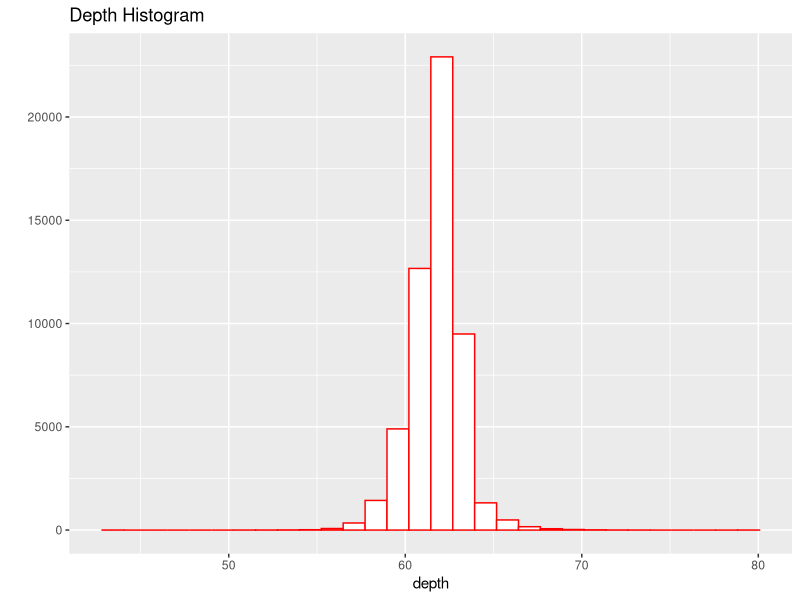
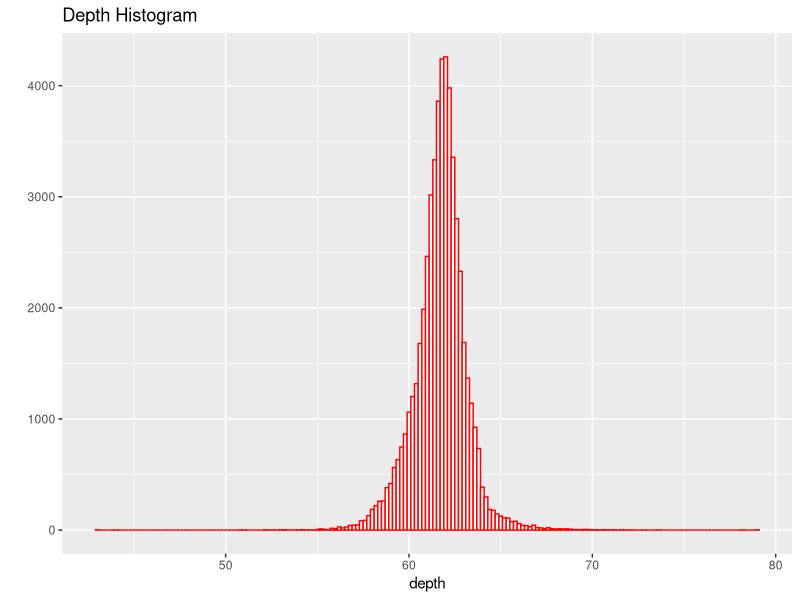
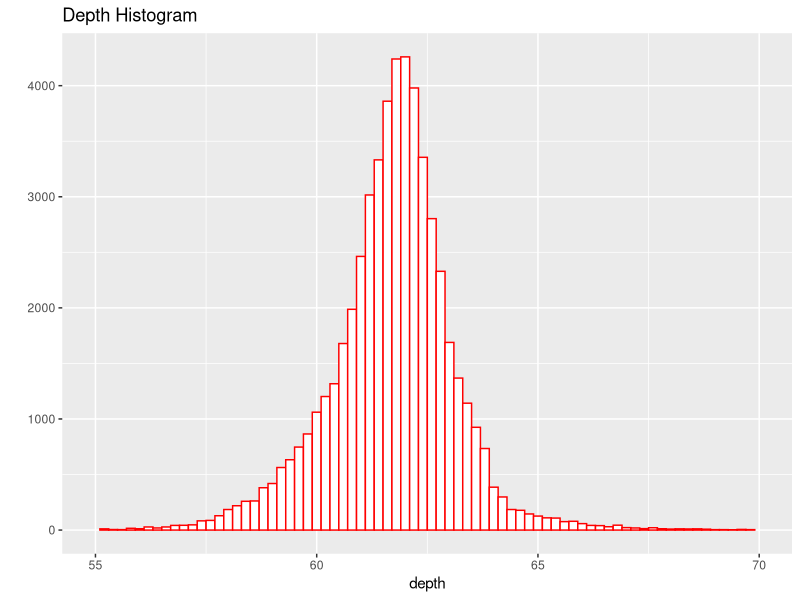
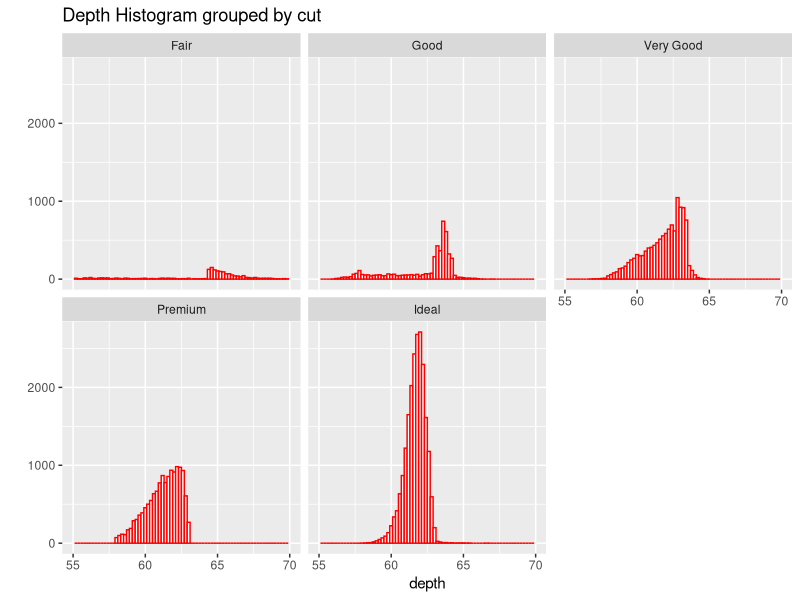
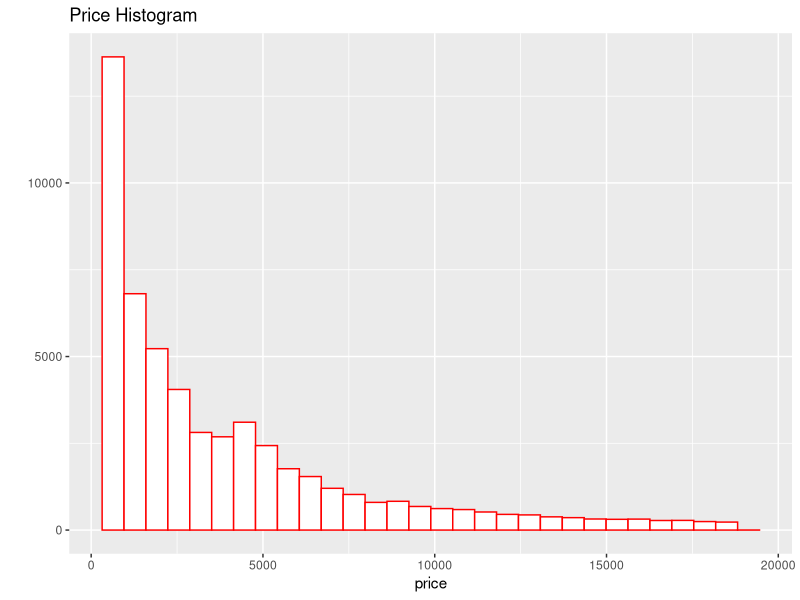
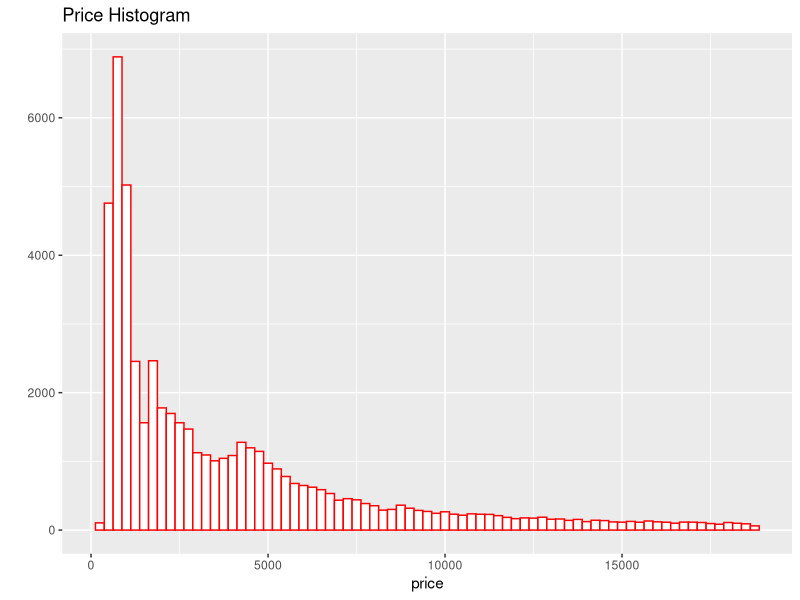
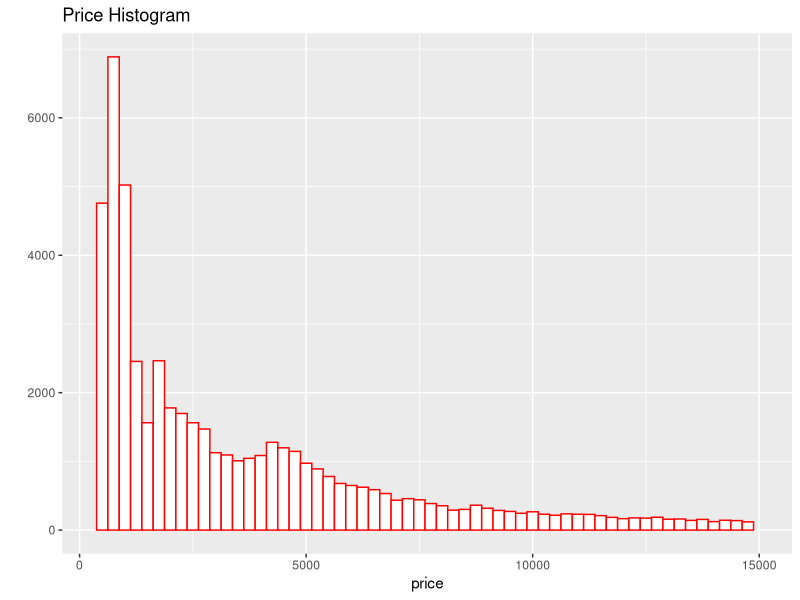
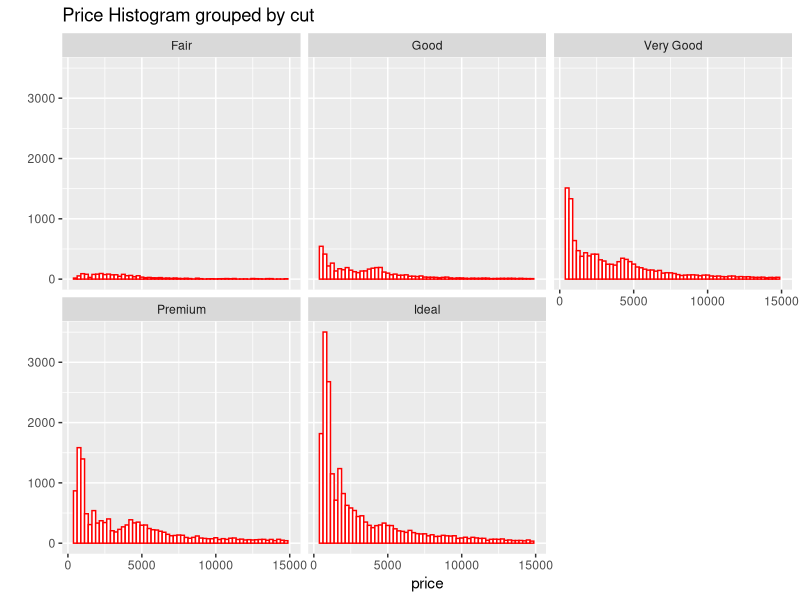

Source code (R) for these figures, in order:
## ---- chunk 1
library(knitr)
knitr::opts_chunk$set(echo = TRUE, warning=FALSE, message=FALSE)
## ---- chunk 2
library(dplyr)
library(ggplot2)
require(reshape2)

df <- data.frame(diamonds)
## ---- chunk 3
qplot(main="Depth Histogram", xlab="depth") + geom_histogram(mapping=aes(depth), data=df, fill=I("white"), col=I("red"))
## ---- chunk 4
qplot(main="Depth Histogram", xlab="depth") + geom_histogram(mapping=aes(depth), data=df, fill=I("white"), col=I("red"), binwidth=0.2)
## ---- chunk 5
qplot(main="Depth Histogram", xlab="depth") + geom_histogram(mapping=aes(depth), data=df, fill=I("white"), col=I("red"), binwidth=0.2) + xlim(55,70)
## ---- chunk 6
qplot(main="Depth Histogram grouped by cut", xlab="depth") + facet_wrap(~cut) + geom_histogram(mapping=aes(depth), data=df, fill=I("white"), col=I("red"), binwidth=0.2) + xlim(55,70)
## ---- chunk 7
qplot(main="Price Histogram", xlab="price") + geom_histogram(mapping=aes(price), data=df, fill=I("white"), col=I("red"))
## ---- chunk 8
qplot(main="Price Histogram", xlab="price") + geom_histogram(mapping=aes(price), data=df, fill=I("white"), col=I("red"), binwidth=250)
## ---- chunk 9
qplot(main="Price Histogram", xlab="price") + geom_histogram(mapping=aes(price), data=df, fill=I("white"), col=I("red"), binwidth=250) + xlim(350,15000)
## ---- chunk 10
qplot(main="Price Histogram grouped by cut", xlab="price") + facet_wrap(~cut) + geom_histogram(mapping=aes(price), data=df, fill=I("white"), col=I("red"), binwidth=250) + xlim(350,15000)
